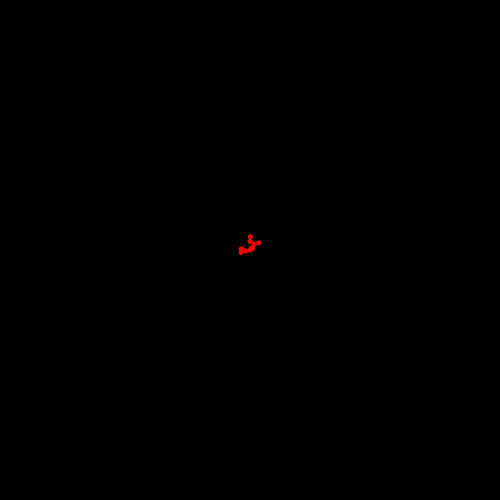
Frame 1 (no input)
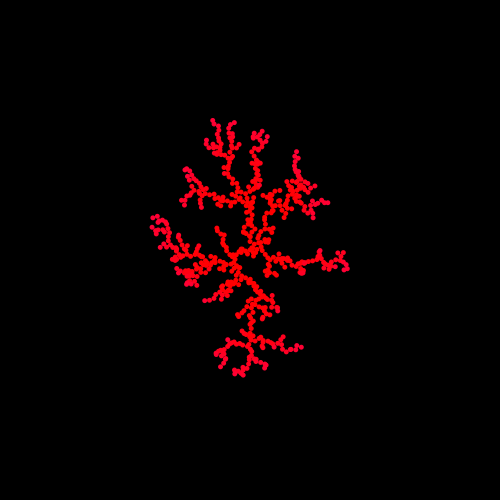
Frame 60 (the mouse pressed at the canvas centre just before this capture)
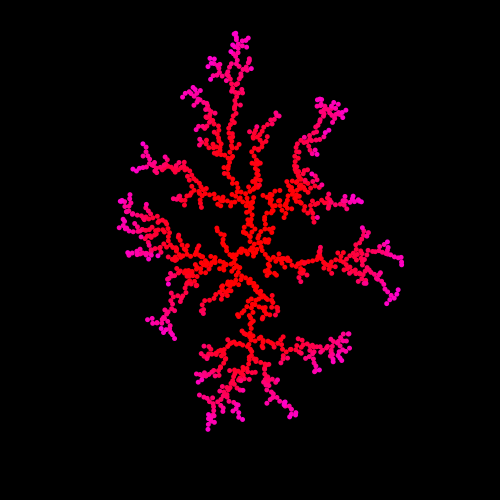
Frame 120 (the mouse held since frame 60 and released just before this capture)

The Processing sketch that drew these frames (run headless with seeded random() and noise(); from frame 60 on, the mouse is pressed at the canvas centre):

// Processing sketch: DLA2D_Circle1
// ── DLA2D_Circle1.pde
ArrayList<PVector>stuck;
void setup(){
  size(500,500);
  pixelDensity(2);
  stuck=new ArrayList<PVector>();
  stuck.add(new PVector(width/2,height/2));
  //stuck.add(new PVector(width/2,0));
}
float rad=5;
float fract(float f){
  float fract= f-floor(f);
  return cos(TWO_PI*fract)/2+0.5;
}
int iters=0;
void draw(){
  background(0);
  for(int i=0;i<10;i++)doPoint();
  for(PVector p:stuck){
    //fill(255,0,0);
    colorMode(HSB,100);
    fill(color(fract(p.z*0.0001)*100,100,100));
    noStroke();
    ellipse(p.x,p.y,rad,rad);
  }
}
boolean notTouching(PVector p){
  for(PVector p1:stuck){
    if(dist(p.x,p.y,p1.x,p1.y)<rad)return false;
  }
  return true;
}
PVector createNewVector(){
  float ang=random(TWO_PI);
  return new PVector(width*cos(ang)/2+width/2,height*sin(ang)/2+height/2);
}
float marg=-100;
void doPoint(){
  iters++;
  PVector p=createNewVector();
  while(notTouching(p)){
    p.x+=random(-5,5);
    p.y+=random(-5,5);
    if(p.x<0)p.x=width;
    if(p.y<0)p.y=height;
    if(p.x>width)p.x=0;
    if(p.y>height)p.y=0;
  }
  p.z=iters;
  stuck.add(p);
}
